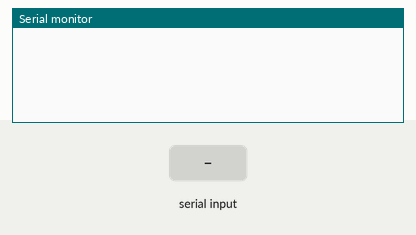
This sketch was run on a simulated Arduino Uno, built with avr-gcc and run on an emulated ATmega328P. Parts: the last lines printed to the serial monitor. The inputs (shaded band) are chosen by the test bench.

Above: at 1.2 s.
1.3 s: "1\n" received over Serial
At 2.1 s:
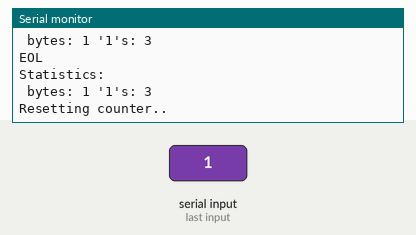
2.9 s: byte 10 ('\n') received over Serial
At 4.1 s:
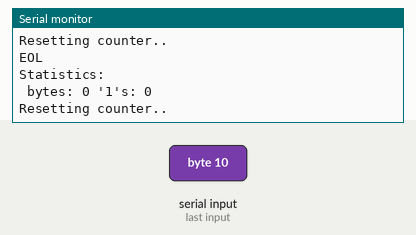
4.4 s: "0\n" received over Serial
At 5.8 s:
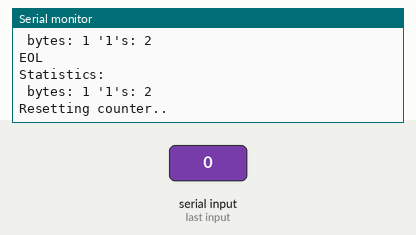
Timing chart, 0 to 7.4 s (numbered marks = the images above; inputs shaded):
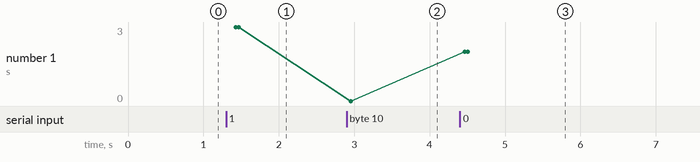

Measured:
- after the input at 1.3 s, the serial monitor: prints a new line after 0.10 s (image 1)
- after the input at 2.9 s, the serial monitor: prints a new line after 0.06 s (image 2)
- after the input at 4.4 s, the serial monitor: prints a new line at once (image 3)
- plotted number 1: 3 → 0 after the input at 2.9 s, 0 → 2 after the input at 4.4 s

The sketch:

countOnes.ino
```cpp
// vim:syntax=c:

void setup()
{
  Serial.begin(9600);
}

char cont=0;
unsigned long onesnr = 0;
unsigned long bytenr = 0;
const signed long EDGE=2048;

void writeStats()
{
  Serial.print("Statistics: \n bytes: ");
  Serial.print(bytenr);
  Serial.print(" '1's: ");
  Serial.print(onesnr);
  Serial.print("\n");
}

unsigned int countOnes(unsigned char inByte)
{
  unsigned int sum=0;
  for(int i=0; i<8;i++) {
    sum = sum + (inByte % 2);
    inByte = inByte >> 1;
  }
  return sum;
}

void resetStats()
{
  Serial.print("Resetting counter..\n");
  cont = 0;
  bytenr = 0;
  onesnr = 0;
}

void loop()
{
  if(cont < 0 || bytenr >= EDGE || cont >= EDGE) {
      writeStats();
      resetStats();
  }
  const int inByte = Serial.read();
  //No input
  if(inByte == -1) {
    delay(100);
  } else {
    //EOL
    if(inByte == '\n') {
      Serial.write("EOL\n");
      cont = -1;
    }
    //EOF
    if(inByte == '\^') {
      Serial.write("EOF\n");
      cont = -1;
    }
    if(cont >= 0) {
      onesnr = onesnr + countOnes(inByte);
      bytenr++;
      Serial.print("input: ");
      Serial.print(int(inByte));
      Serial.print(" (");
      Serial.print(inByte);
      Serial.print(")\n");
      writeStats();
    }
  }
}
```
